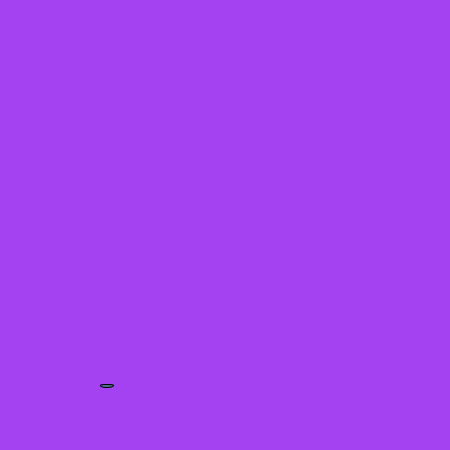
Frame 1 (no input)
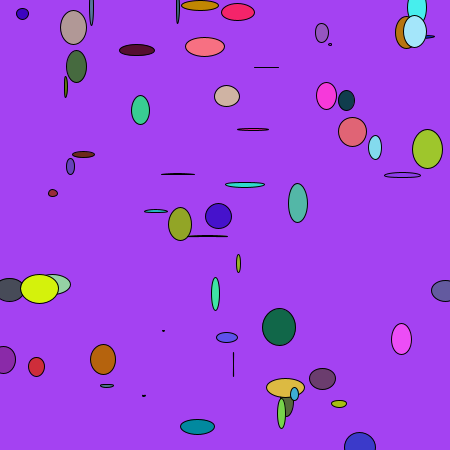
Frame 60 (the mouse pressed at the canvas centre just before this capture)
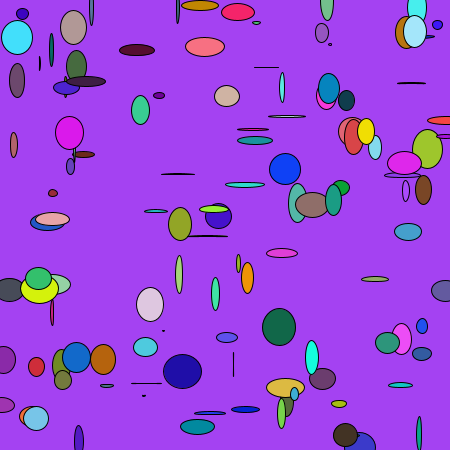
Frame 120 (the mouse held since frame 60 and released just before this capture)

The Processing sketch that drew these frames (run headless with seeded random() and noise(); from frame 60 on, the mouse is pressed at the canvas centre):

// Processing sketch: processing_53321
// ── processing_53321.pde


float a;
float b;

void setup() {
size(450, 450);
background(random(0,255),random(0,255),random(0,255));
smooth();
}
void draw() {
a=random(0,width);
b=random(0,height);

fill(random(0,255),random(0,255),random(0,255));
ellipse( a, b, random(0,40), random(0,40));

}
                
                
